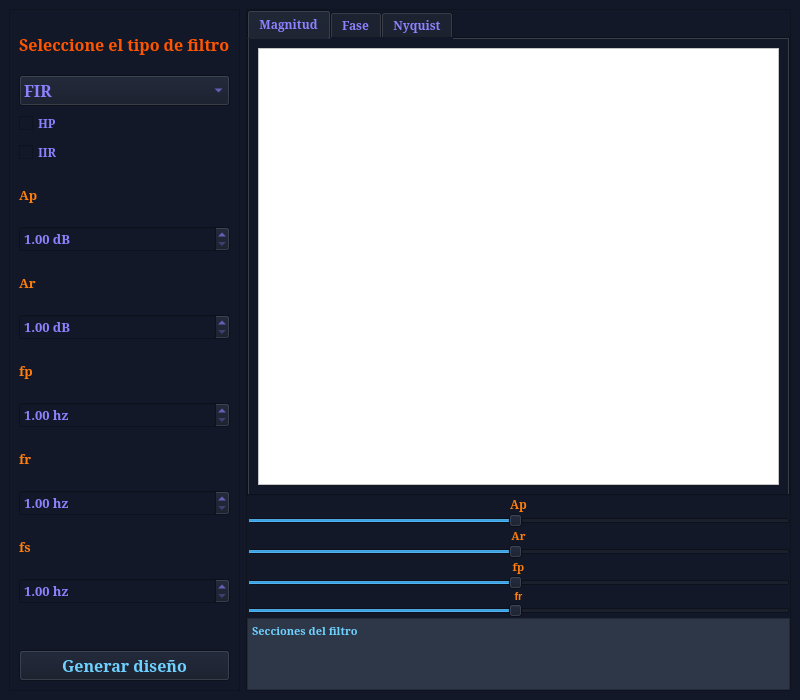
<?xml version="1.0" encoding="UTF-8"?>
<ui version="4.0">
 <class>MainWindow</class>
 <widget class="QMainWindow" name="MainWindow">
  <property name="geometry">
   <rect>
    <x>0</x>
    <y>0</y>
    <width>800</width>
    <height>700</height>
   </rect>
  </property>
  <property name="minimumSize">
   <size>
    <width>800</width>
    <height>700</height>
   </size>
  </property>
  <property name="windowTitle">
   <string>MainWindow</string>
  </property>
  <property name="styleSheet">
   <string notr="true">background-color: rgb(18, 24, 39);
color: rgb(255, 255, 255);</string>
  </property>
  <widget class="QWidget" name="centralwidget">
   <layout class="QHBoxLayout" name="horizontalLayout" stretch="1,5">
    <item>
     <widget class="QFrame" name="frame">
      <property name="frameShape">
       <enum>QFrame::StyledPanel</enum>
      </property>
      <property name="frameShadow">
       <enum>QFrame::Raised</enum>
      </property>
      <layout class="QVBoxLayout" name="verticalLayout">
       <item>
        <widget class="QLabel" name="label">
         <property name="font">
          <font>
           <family>MS Serif</family>
           <pointsize>12</pointsize>
           <weight>75</weight>
           <bold>true</bold>
          </font>
         </property>
         <property name="styleSheet">
          <string notr="true">color: rgb(255, 85, 0);</string>
         </property>
         <property name="text">
          <string>Seleccione el tipo de filtro</string>
         </property>
        </widget>
       </item>
       <item>
        <widget class="QComboBox" name="Tfiltro">
         <property name="font">
          <font>
           <family>MS Serif</family>
           <pointsize>12</pointsize>
           <weight>75</weight>
           <bold>true</bold>
          </font>
         </property>
         <property name="styleSheet">
          <string notr="true">color: rgb(140, 129, 255);</string>
         </property>
         <item>
          <property name="text">
           <string>FIR</string>
          </property>
         </item>
         <item>
          <property name="text">
           <string>Butterworth</string>
          </property>
         </item>
         <item>
          <property name="text">
           <string>Chebyshev</string>
          </property>
         </item>
         <item>
          <property name="text">
           <string/>
          </property>
         </item>
        </widget>
       </item>
       <item>
        <widget class="QCheckBox" name="HP">
         <property name="font">
          <font>
           <family>MS Serif</family>
           <weight>75</weight>
           <bold>true</bold>
          </font>
         </property>
         <property name="styleSheet">
          <string notr="true">color: rgb(140, 129, 255);</string>
         </property>
         <property name="text">
          <string>HP</string>
         </property>
        </widget>
       </item>
       <item>
        <widget class="QCheckBox" name="IIR">
         <property name="enabled">
          <bool>true</bool>
         </property>
         <property name="font">
          <font>
           <family>MS Serif</family>
           <weight>75</weight>
           <bold>true</bold>
          </font>
         </property>
         <property name="styleSheet">
          <string notr="true">color: rgb(140, 129, 255);</string>
         </property>
         <property name="text">
          <string>IIR</string>
         </property>
        </widget>
       </item>
       <item>
        <widget class="QLabel" name="Ap_label">
         <property name="font">
          <font>
           <family>MS Serif</family>
           <pointsize>10</pointsize>
           <weight>75</weight>
           <bold>true</bold>
          </font>
         </property>
         <property name="styleSheet">
          <string notr="true">color: rgb(255, 126, 14);</string>
         </property>
         <property name="text">
          <string>Ap</string>
         </property>
        </widget>
       </item>
       <item>
        <widget class="QDoubleSpinBox" name="Ap">
         <property name="font">
          <font>
           <family>MS Serif</family>
           <pointsize>10</pointsize>
           <weight>75</weight>
           <bold>true</bold>
          </font>
         </property>
         <property name="styleSheet">
          <string notr="true">color: rgb(140, 129, 255);</string>
         </property>
         <property name="prefix">
          <string/>
         </property>
         <property name="suffix">
          <string> dB</string>
         </property>
         <property name="minimum">
          <double>1.000000000000000</double>
         </property>
         <property name="maximum">
          <double>1000000000000.000000000000000</double>
         </property>
        </widget>
       </item>
       <item>
        <widget class="QLabel" name="Ar_label">
         <property name="font">
          <font>
           <family>MS Serif</family>
           <pointsize>10</pointsize>
           <weight>75</weight>
           <bold>true</bold>
          </font>
         </property>
         <property name="styleSheet">
          <string notr="true">color: rgb(255, 126, 14);</string>
         </property>
         <property name="text">
          <string>Ar</string>
         </property>
        </widget>
       </item>
       <item>
        <widget class="QDoubleSpinBox" name="Ar">
         <property name="font">
          <font>
           <family>MS Serif</family>
           <pointsize>10</pointsize>
           <weight>75</weight>
           <bold>true</bold>
          </font>
         </property>
         <property name="styleSheet">
          <string notr="true">color: rgb(140, 129, 255);</string>
         </property>
         <property name="suffix">
          <string> dB</string>
         </property>
         <property name="minimum">
          <double>1.000000000000000</double>
         </property>
         <property name="maximum">
          <double>1000000000000.000000000000000</double>
         </property>
        </widget>
       </item>
       <item>
        <widget class="QLabel" name="fp_label">
         <property name="font">
          <font>
           <family>MS Serif</family>
           <pointsize>10</pointsize>
           <weight>75</weight>
           <bold>true</bold>
          </font>
         </property>
         <property name="styleSheet">
          <string notr="true">color: rgb(255, 126, 14);</string>
         </property>
         <property name="text">
          <string>fp</string>
         </property>
        </widget>
       </item>
       <item>
        <widget class="QDoubleSpinBox" name="fp">
         <property name="font">
          <font>
           <family>MS Serif</family>
           <pointsize>10</pointsize>
           <weight>75</weight>
           <bold>true</bold>
          </font>
         </property>
         <property name="styleSheet">
          <string notr="true">color: rgb(140, 129, 255);</string>
         </property>
         <property name="suffix">
          <string> hz</string>
         </property>
         <property name="minimum">
          <double>1.000000000000000</double>
         </property>
         <property name="maximum">
          <double>1000000000000.000000000000000</double>
         </property>
        </widget>
       </item>
       <item>
        <widget class="QLabel" name="fr_label">
         <property name="font">
          <font>
           <family>MS Serif</family>
           <pointsize>10</pointsize>
           <weight>75</weight>
           <bold>true</bold>
          </font>
         </property>
         <property name="styleSheet">
          <string notr="true">color: rgb(255, 126, 14);</string>
         </property>
         <property name="text">
          <string>fr</string>
         </property>
        </widget>
       </item>
       <item>
        <widget class="QDoubleSpinBox" name="fr">
         <property name="font">
          <font>
           <family>MS Serif</family>
           <pointsize>10</pointsize>
           <weight>75</weight>
           <bold>true</bold>
          </font>
         </property>
         <property name="styleSheet">
          <string notr="true">color: rgb(140, 129, 255);</string>
         </property>
         <property name="suffix">
          <string> hz</string>
         </property>
         <property name="minimum">
          <double>1.000000000000000</double>
         </property>
         <property name="maximum">
          <double>1000000000000.000000000000000</double>
         </property>
        </widget>
       </item>
       <item>
        <widget class="QLabel" name="fs_label">
         <property name="enabled">
          <bool>true</bool>
         </property>
         <property name="font">
          <font>
           <family>MS Serif</family>
           <pointsize>10</pointsize>
           <weight>75</weight>
           <bold>true</bold>
          </font>
         </property>
         <property name="styleSheet">
          <string notr="true">color: rgb(255, 126, 14);</string>
         </property>
         <property name="text">
          <string>fs</string>
         </property>
        </widget>
       </item>
       <item>
        <widget class="QDoubleSpinBox" name="fs">
         <property name="enabled">
          <bool>true</bool>
         </property>
         <property name="font">
          <font>
           <family>MS Serif</family>
           <pointsize>10</pointsize>
           <weight>75</weight>
           <bold>true</bold>
          </font>
         </property>
         <property name="styleSheet">
          <string notr="true">color: rgb(140, 129, 255);</string>
         </property>
         <property name="suffix">
          <string> hz</string>
         </property>
         <property name="minimum">
          <double>1.000000000000000</double>
         </property>
         <property name="maximum">
          <double>1000000000000.000000000000000</double>
         </property>
        </widget>
       </item>
       <item>
        <spacer name="verticalSpacer">
         <property name="orientation">
          <enum>Qt::Vertical</enum>
         </property>
         <property name="sizeType">
          <enum>QSizePolicy::Minimum</enum>
         </property>
         <property name="sizeHint" stdset="0">
          <size>
           <width>20</width>
           <height>40</height>
          </size>
         </property>
        </spacer>
       </item>
       <item>
        <widget class="QPushButton" name="GenFiltro">
         <property name="font">
          <font>
           <family>MS Serif</family>
           <pointsize>12</pointsize>
           <weight>75</weight>
           <bold>true</bold>
          </font>
         </property>
         <property name="styleSheet">
          <string notr="true">border-color: rgb(0, 35, 107);
color: rgb(110, 209, 255);</string>
         </property>
         <property name="text">
          <string>Generar diseño</string>
         </property>
        </widget>
       </item>
      </layout>
     </widget>
    </item>
    <item>
     <widget class="QFrame" name="frame_2">
      <property name="frameShape">
       <enum>QFrame::StyledPanel</enum>
      </property>
      <property name="frameShadow">
       <enum>QFrame::Raised</enum>
      </property>
      <layout class="QVBoxLayout" name="verticalLayout_4" stretch="5,2">
       <property name="spacing">
        <number>0</number>
       </property>
       <property name="leftMargin">
        <number>0</number>
       </property>
       <property name="topMargin">
        <number>0</number>
       </property>
       <property name="rightMargin">
        <number>0</number>
       </property>
       <property name="bottomMargin">
        <number>0</number>
       </property>
       <item>
        <layout class="QVBoxLayout" name="verticalLayout_2" stretch="0">
         <property name="spacing">
          <number>0</number>
         </property>
         <item>
          <widget class="QTabWidget" name="tabWidget">
           <property name="font">
            <font>
             <family>MS Serif</family>
             <weight>75</weight>
             <bold>true</bold>
            </font>
           </property>
           <property name="styleSheet">
            <string notr="true">color: rgb(140, 129, 255);</string>
           </property>
           <property name="currentIndex">
            <number>0</number>
           </property>
           <property name="tabBarAutoHide">
            <bool>false</bool>
           </property>
           <widget class="QWidget" name="Tab1">
            <attribute name="title">
             <string>Magnitud</string>
            </attribute>
            <layout class="QVBoxLayout" name="verticalLayout_5">
             <item>
              <widget class="QFrame" name="Mag_frame">
               <property name="styleSheet">
                <string notr="true">background-color: rgb(255, 255, 255);</string>
               </property>
               <property name="frameShape">
                <enum>QFrame::StyledPanel</enum>
               </property>
               <property name="frameShadow">
                <enum>QFrame::Raised</enum>
               </property>
              </widget>
             </item>
            </layout>
           </widget>
           <widget class="QWidget" name="tab2">
            <attribute name="title">
             <string>Fase</string>
            </attribute>
            <layout class="QVBoxLayout" name="verticalLayout_6">
             <item>
              <widget class="QFrame" name="Phase_frame">
               <property name="styleSheet">
                <string notr="true">background-color: rgb(255, 255, 255);</string>
               </property>
               <property name="frameShape">
                <enum>QFrame::StyledPanel</enum>
               </property>
               <property name="frameShadow">
                <enum>QFrame::Raised</enum>
               </property>
              </widget>
             </item>
            </layout>
           </widget>
           <widget class="QWidget" name="tab3">
            <attribute name="title">
             <string>Nyquist</string>
            </attribute>
            <layout class="QVBoxLayout" name="verticalLayout_7">
             <item>
              <widget class="QFrame" name="Nyquist_frame">
               <property name="styleSheet">
                <string notr="true">background-color: rgb(255, 255, 255);</string>
               </property>
               <property name="frameShape">
                <enum>QFrame::StyledPanel</enum>
               </property>
               <property name="frameShadow">
                <enum>QFrame::Raised</enum>
               </property>
              </widget>
             </item>
            </layout>
           </widget>
          </widget>
         </item>
        </layout>
       </item>
       <item>
        <layout class="QVBoxLayout" name="verticalLayout_3" stretch="0,0,0,0,0,0,0,0,0">
         <property name="spacing">
          <number>0</number>
         </property>
         <item>
          <widget class="QLabel" name="label_7">
           <property name="font">
            <font>
             <family>MS Serif</family>
             <weight>75</weight>
             <bold>true</bold>
            </font>
           </property>
           <property name="styleSheet">
            <string notr="true">color: rgb(255, 126, 14);</string>
           </property>
           <property name="text">
            <string>Ap</string>
           </property>
           <property name="alignment">
            <set>Qt::AlignCenter</set>
           </property>
          </widget>
         </item>
         <item>
          <widget class="QSlider" name="Ap_slider">
           <property name="minimum">
            <number>1</number>
           </property>
           <property name="maximum">
            <number>100</number>
           </property>
           <property name="sliderPosition">
            <number>50</number>
           </property>
           <property name="orientation">
            <enum>Qt::Horizontal</enum>
           </property>
          </widget>
         </item>
         <item>
          <widget class="QLabel" name="label_8">
           <property name="font">
            <font>
             <family>MS Serif</family>
             <pointsize>8</pointsize>
             <weight>75</weight>
             <bold>true</bold>
            </font>
           </property>
           <property name="styleSheet">
            <string notr="true">color: rgb(255, 126, 14);</string>
           </property>
           <property name="text">
            <string>Ar</string>
           </property>
           <property name="alignment">
            <set>Qt::AlignCenter</set>
           </property>
          </widget>
         </item>
         <item>
          <widget class="QSlider" name="Ar_slider">
           <property name="minimum">
            <number>1</number>
           </property>
           <property name="maximum">
            <number>100</number>
           </property>
           <property name="sliderPosition">
            <number>50</number>
           </property>
           <property name="orientation">
            <enum>Qt::Horizontal</enum>
           </property>
          </widget>
         </item>
         <item>
          <widget class="QLabel" name="label_11">
           <property name="font">
            <font>
             <family>MS Serif</family>
             <pointsize>8</pointsize>
             <weight>75</weight>
             <bold>true</bold>
            </font>
           </property>
           <property name="styleSheet">
            <string notr="true">color: rgb(255, 126, 14);</string>
           </property>
           <property name="text">
            <string>fp</string>
           </property>
           <property name="alignment">
            <set>Qt::AlignCenter</set>
           </property>
          </widget>
         </item>
         <item>
          <widget class="QSlider" name="fp_slider">
           <property name="minimum">
            <number>1</number>
           </property>
           <property name="maximum">
            <number>100</number>
           </property>
           <property name="sliderPosition">
            <number>50</number>
           </property>
           <property name="orientation">
            <enum>Qt::Horizontal</enum>
           </property>
          </widget>
         </item>
         <item>
          <widget class="QLabel" name="label_12">
           <property name="font">
            <font>
             <pointsize>8</pointsize>
             <weight>75</weight>
             <bold>true</bold>
            </font>
           </property>
           <property name="styleSheet">
            <string notr="true">color: rgb(255, 126, 14);</string>
           </property>
           <property name="text">
            <string>fr</string>
           </property>
           <property name="alignment">
            <set>Qt::AlignCenter</set>
           </property>
          </widget>
         </item>
         <item>
          <widget class="QSlider" name="fr_slider">
           <property name="minimum">
            <number>1</number>
           </property>
           <property name="maximum">
            <number>100</number>
           </property>
           <property name="sliderPosition">
            <number>50</number>
           </property>
           <property name="orientation">
            <enum>Qt::Horizontal</enum>
           </property>
          </widget>
         </item>
         <item>
          <widget class="QPlainTextEdit" name="plainTextEdit">
           <property name="font">
            <font>
             <family>MS Serif</family>
             <pointsize>8</pointsize>
             <weight>75</weight>
             <bold>true</bold>
            </font>
           </property>
           <property name="styleSheet">
            <string notr="true">color: rgb(110, 209, 255);
background-color: rgb(46, 55, 72);
border-color: rgb(255, 0, 0);</string>
           </property>
           <property name="readOnly">
            <bool>true</bool>
           </property>
           <property name="plainText">
            <string>Secciones del filtro</string>
           </property>
          </widget>
         </item>
        </layout>
       </item>
      </layout>
     </widget>
    </item>
   </layout>
  </widget>
 </widget>
 <resources/>
 <connections/>
</ui>
